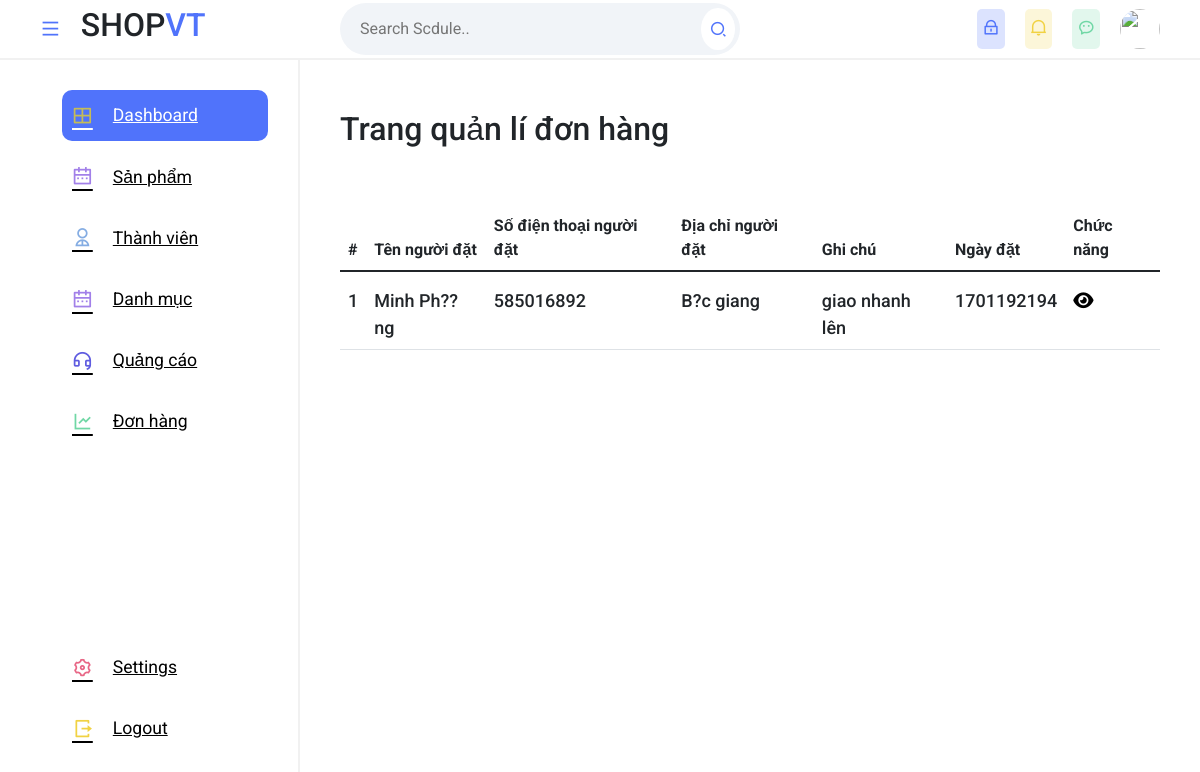
The page /sever/view/donhang.php (signed in) on the database its author committed.
### tables this page shows
CREATE TABLE `orders` (
  `order_id` int(11) NOT NULL,
  `order_name` varchar(255) NOT NULL,
  `order_phone` int(11) NOT NULL,
  `order_address` varchar(255) NOT NULL,
  `order_note` varchar(255) NOT NULL,
  `order_total` int(11) NOT NULL,
  `created_time` int(11) NOT NULL
);

### sever/mode/database.php (called while the page is built, shortened)
<?php
class Database{
    public $host = DB_HOST;
    public $user = DB_USER;
    public $pass = DB_PASS;
    public $dbname = DB_NAME;
    public $link;
public function connectDB(){
    $this->link = new mysqli($this->host , $this->user, $this->pass , $this->dbname);
    if($this->link){
        return false;
    }
}
public function select($query){
    $result = $this->link->query($query) or
     die($this->link->error.__LINE__);
    if($result != false && $result->num_rows > 0){
        return $result;
    }else{
        return false;
    }
}
}
?>

### sever/mode/sanpham_class.php (called while the page is built, shortened)
<?php
include '../mode/database.php';
class Sanpham_class{
    private $db;
    public function __construct(){
        $this -> db = new Database();
    }
    public function show_donhang(){
        $query = "SELECT * FROM orders ORDER BY order_id DESC";
       $result = $this -> db -> select($query);
       return $result;
    }
}
?>

### sever/view/donhang.php (the view, shortened to what this page needs)
<?php
    include './header.php';
    include './menu.php';
    include '../mode/sanpham_class.php';
    $sanpham_class = new Sanpham_class();
    $show_donhang = $sanpham_class -> show_donhang();
?>
<div class="main--content">
    <div class="sanpham_top">
        <div class="sanpham_top__left">
            <h2>Trang quản lí đơn hàng</h2>
        </div>
    </div>
    <div class="sanpham_bottom">
        <div class="sanpham_table">
            <table class="table">
                <thead>
                    <tr>
                    <th scope="col">#</th>
                    <th scope="col">Tên người đặt</th>
                    <th scope="col">Số điện thoại người đặt</th>
                    <th scope="col">Địa chỉ người đặt</th>
                    <th scope="col">Ghi chú</th>
                    <th scope="col">Ngày đặt</th>
                    <th scope="col">Chức năng</th>
                    </tr>
                </thead>
                <tbody>
                    <?php
                        if($show_donhang){
                            $num =0;
                            while($kq = $show_donhang -> fetch_assoc()){
                                $num ++;
                    ?>
                    <tr>
                    <td scope="row"><?php echo $num?></td>
                    <td><?php echo $kq['order_name']  ?></td>
                    <td><?php echo $kq['order_phone']  ?></td>
                    <td><?php echo $kq['order_address']  ?></td>
                    <td><?php echo $kq['order_note']  ?></td>
                    <td><?php echo $kq['created_time']  ?></td>
                    <td><a class="a_btn" href="./xemdonhang.php?order_id=<?php echo $kq['order_id']?>"><i class="fa-solid fa-eye"></i></a></td>
                    </tr>
                    <?php
                        }}
                    ?>
                </tbody>
        </table>
        </div>
    </div>
</div>

### sever/public/quantri.css (style rules this page uses)
* { margin: 0; padding: 0; box-sizing: border-box; font-family: 'Roboto', sans-serif; }
body { position: relative; width: 100%; }
a { text-decoration: none; }
.main--content { position: absolute; top: 0; right: 0; height: 100%; width: calc(100% - 300px); padding: 0 40px; overflow-y: scroll; transition: .3s; }
.table { overflow-y: scroll; }
table { width: 100%; text-align: left; border-collapse: collapse; }
tr { border-bottom: 1px solid #f1f1f1; }
td, th { padding-block: 10px; }

### sever/public/sanpham.css (style rules this page uses)
.sanpham_top { display: flex; padding: 50px 0px; justify-content: space-between; }
:root { --blue-color:#5073FB; }
.a_btn { text-decoration: none; color: black; }
.table tbody td { font-size: 18px; font-weight: 500; padding-top: 15px; }

### rows shown on the page
orders: order_name "Minh Ph??ng", order_phone "585016892", order_address "B?c giang", order_note "giao nhanh lên", created_time "1701192194"
